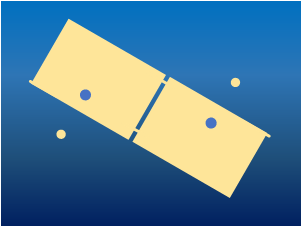
%> input picture 7.Image Processing with MATLAB/Binary Image Processing/boxes.png, 302 x 227 px
$ octave MorphologicalOperators.m   (GNU Octave 9; MATLAB toolbox functions it lacks are replaced by stand-ins)
%> lines starting %> are read from the running program, lines starting %| are printed output that depends on the picture; in (x1, y1, x2, y2) boxes, pixels count from 0 and x2, y2 are one past the last pixel; in counts of white or black regions, pixels touching at a corner belong together; the program's own positions count from 1
%% Read Image
im_color = imread('boxes.png');
%> im_color is the input picture: size 227x302x3 uint8; mean R, G, B 83.4, 125, 151.2
figure; imshow(im_color);

%% Convert to grayscale
im_gray = rgb2gray(im_color);
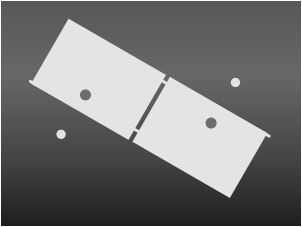
%> im_gray: size 227x302 uint8; min 30, max 255, mean 115.6
im_gray = im2double(im_gray);
%> im_gray: size 227x302 double
figure; imshow(im_gray);

%% Thresholding
th = graythresh(im_gray);
%> th = 0.596
im_bin = im_gray > th;
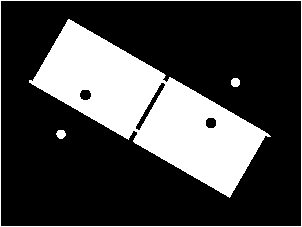
%> im_bin: size 227x302 logical; 26.2% white; 4 white regions, box (x1, y1, x2, y2) and area: (29, 19, 271, 198) 16767, (0, 0, 302, 227) 1054, (231, 78, 240, 87) 69, (56, 130, 66, 139) 69
%im_bin = imbinarize(im_gray);
figure; imshow(im_bin);

%% Opening
se = strel('diamond',5);
im_open = imopen(im_bin, se);
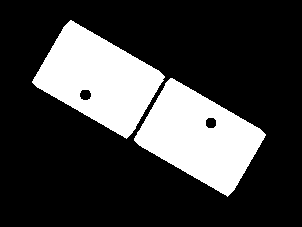
%> im_open: size 227x302 logical; 24.3% white; 2 white regions, box (x1, y1, x2, y2) and area: (32, 20, 165, 139) 8343, (134, 78, 266, 197) 8323
figure; imshow(im_open);

%% Closing
se = strel('diamond',5);
im_close = imclose(im_bin, se);
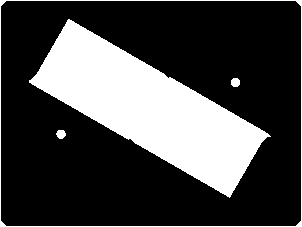
%> im_close: size 227x302 logical; 27% white; 4 white regions, box (x1, y1, x2, y2) and area: (29, 19, 271, 198) 17248, (0, 0, 302, 227) 1114, (231, 78, 240, 87) 69, (56, 130, 66, 139) 69
figure; imshow(im_close);
